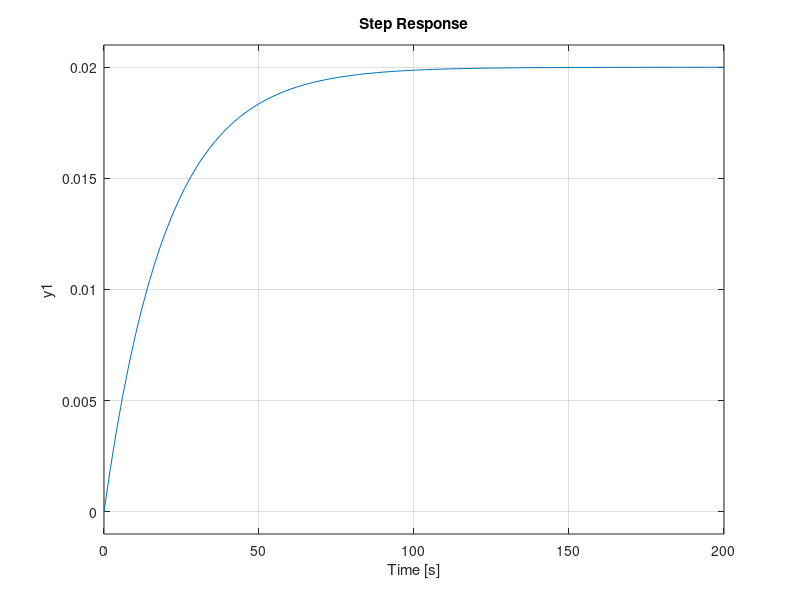
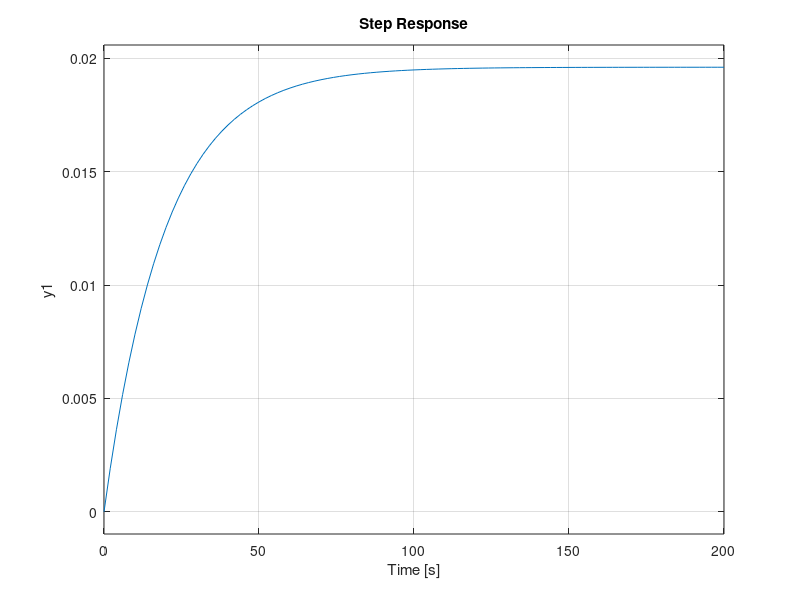

Reproduce these figures in MATLAB, in order.
% -------------------------------------------------------------------------
% cruise_control_lq.m
% LQ control of a cruise control system
% Xiaotian Dai, 2017
% Credit: Model from 'Control Tutorial - Cruise Control: System Modeling' 
% (accessed at: http://ctms.engin.umich.edu/CTMS/index.php?example=CruiseControl&section=SystemModeling)
% -------------------------------------------------------------------------
close all;

m = 1000;
b = 50;

s = tf('s');
cruise_tf = 1/(m*s+b);


A = -b/m;
B = 1/m;
C = 1;
D = 0;

cruise_ss = ss(A,B,C,D);

cruise_cl = feedback(cruise_ss, 1);

% generate step response
figure()
step(cruise_ss)

figure()
step(cruise_cl)


